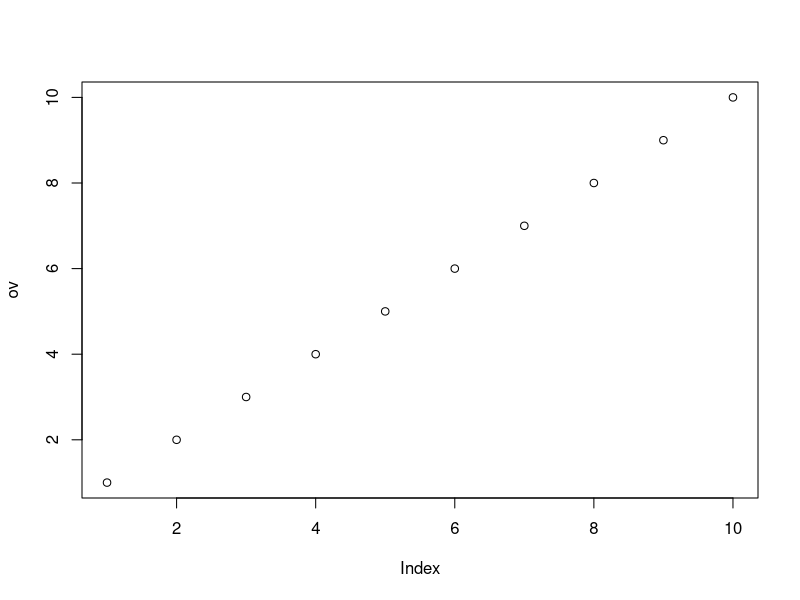
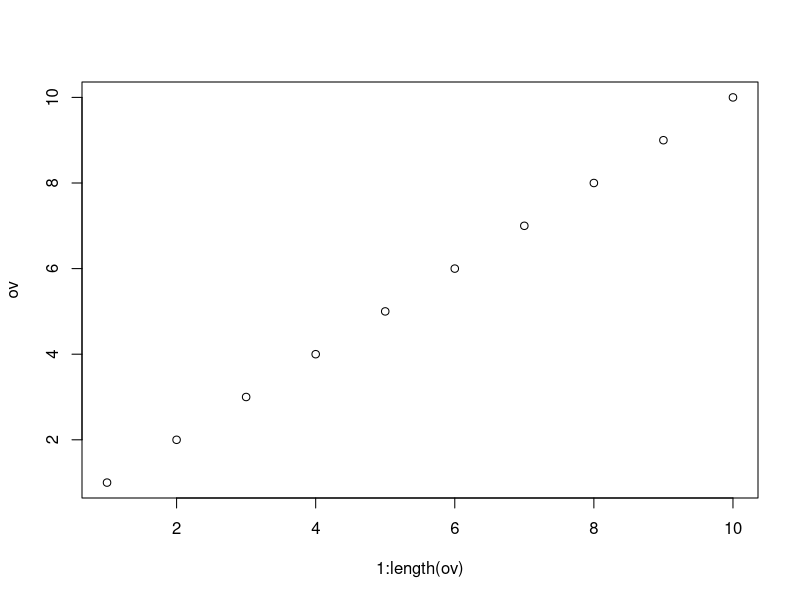
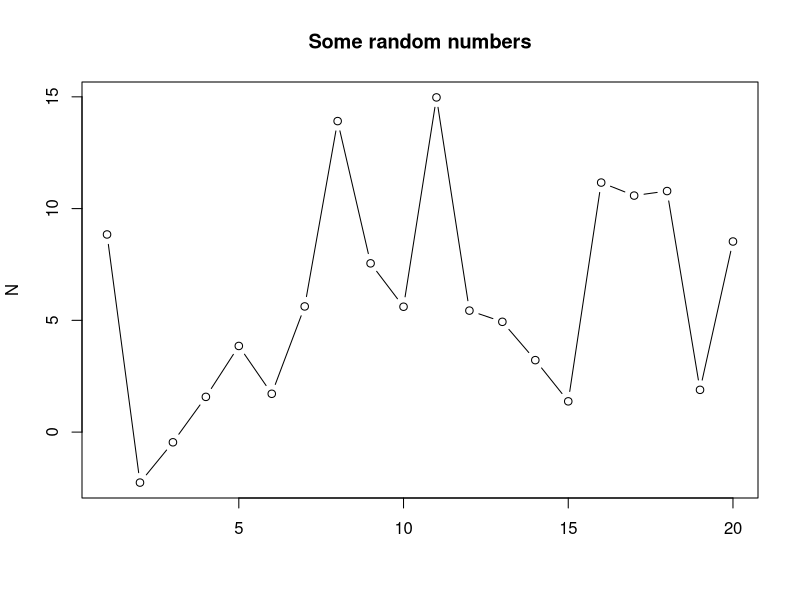

Source code (R) for these figures, in order:
# T02_Vectors.R - Solutions to Exercise 01, vectors
# Day01/T02_Vectors.R

# Copyright 2011-13 JRC FishReg. Distributed under the GPL 2 or later
# Maintainer: FishReg, JRC

# Introduction to R for Fisheries Science


# NUMERIC VECTORS

# Vectors can be created as a sequence, using : or seq()

ov <- 1:10

seq(1, 10, by=2)
seq(1, 10, length=20)

# or by contatenating elements, using c()

on <- c(1,5,7,6,3,4,4,1,2)

# Many functions operate on vectors naturally

mean(on)

var(on)

# TODO Arithmetics

# Subsetting can select one or more elements,
# including or excluding

ov[3]

ov[3:5]

ov[-1]

# Information on a vector, like
# length

length(ov)

# summary of values

summary(ov)

# Some eye candy

plot(ov)

# equivalent to

plot(1:length(ov), ov)

# try some of plot extra arguments

dat <- rnorm(20, 5, 6)

plot(dat, main="Some random numbers", xlab="", ylab="N", type='b')

# When in doubt, use is()
is(ov)

is.numeric(ov)
is.vector(ov)

# STRINGS (CHARACTERS)

# Vectors can also consist of strings

# Use quotes to create them

a <- "welcome to"
b <- "the R course"

# We can combine them in a longer string

msg <- c(a,b)

# Using paste converts to character if needed
paste(a, b, 2013)

# Checking data type
is.vector(msg)

is.numeric(msg)

is.character(msg)


# FACTOR

# Character data with a limited set of possible values

dir <- c("N", "S", "W", "E")

dir <- as.factor(dir)

levels(dir)

dir[1] <- "S"

# Values not in levels() are not valid

dir[2] <- "P"


# LOGICAL

# R has explicit logical elements: TRUE and FALSE

res <- c(TRUE, FALSE)


# what are they?

is(res)

is.logical(res)

# Logicals are commonly used for subsetting

dat <- 1:4

dat[c(TRUE, FALSE, FALSE, TRUE)]


# SPECIAL VALUES

# R has special representations of

# Inf

Inf

1/0

# Not-a-number

NaN

1/0 - 1/0
sin(Inf)

# Not Available
NA

dat <- c(1, 4, 8, 9, NA, 12)

dat

is.na(dat)

# Some functions can deal with NA as required
mean(dat)

res <- mean(dat, na.rm=TRUE)

sum(dat, na.rm=TRUE)


# EX01_Vectors.R